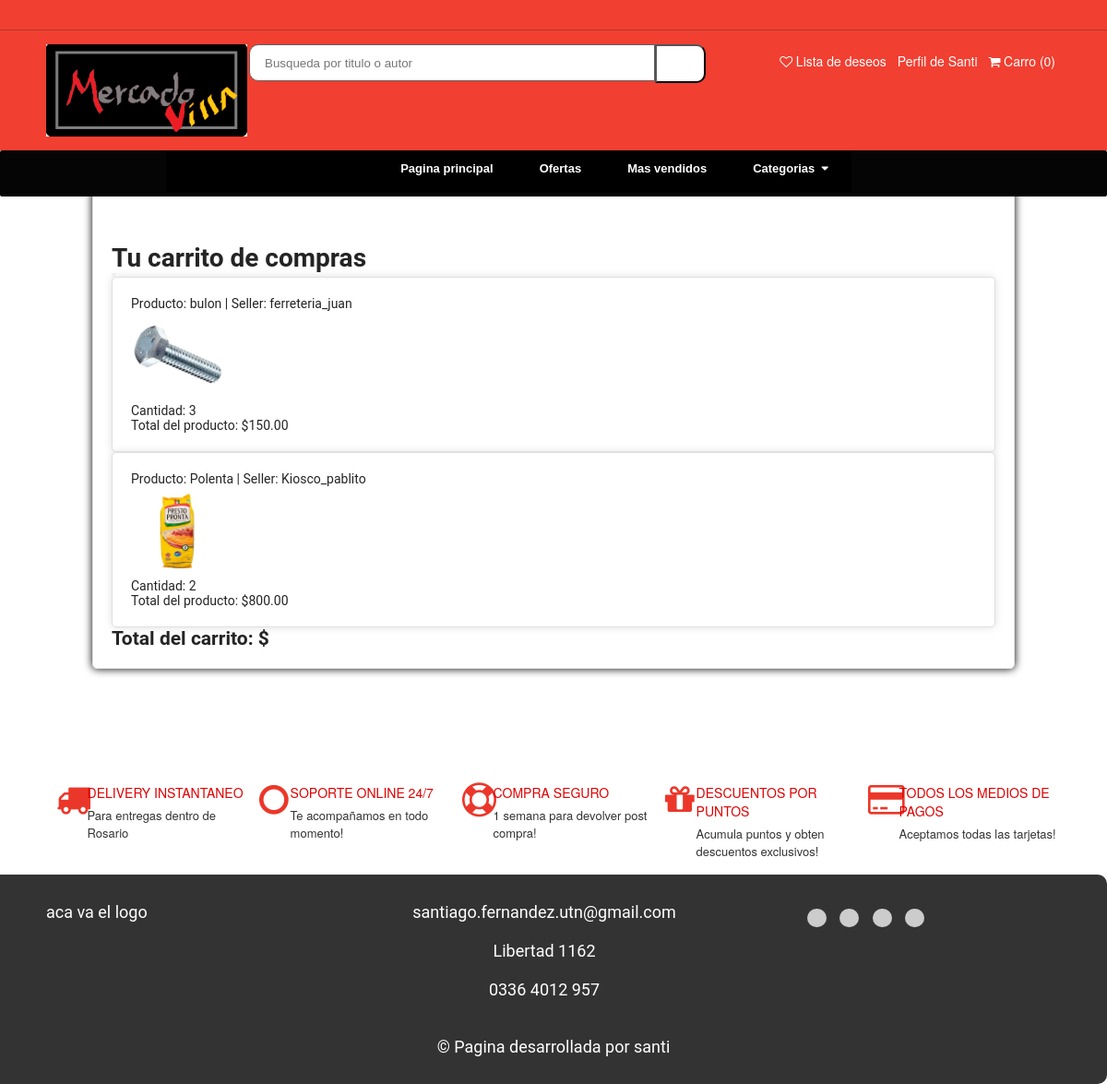
The page /cart/ (signed in) on the database as committed earlier.
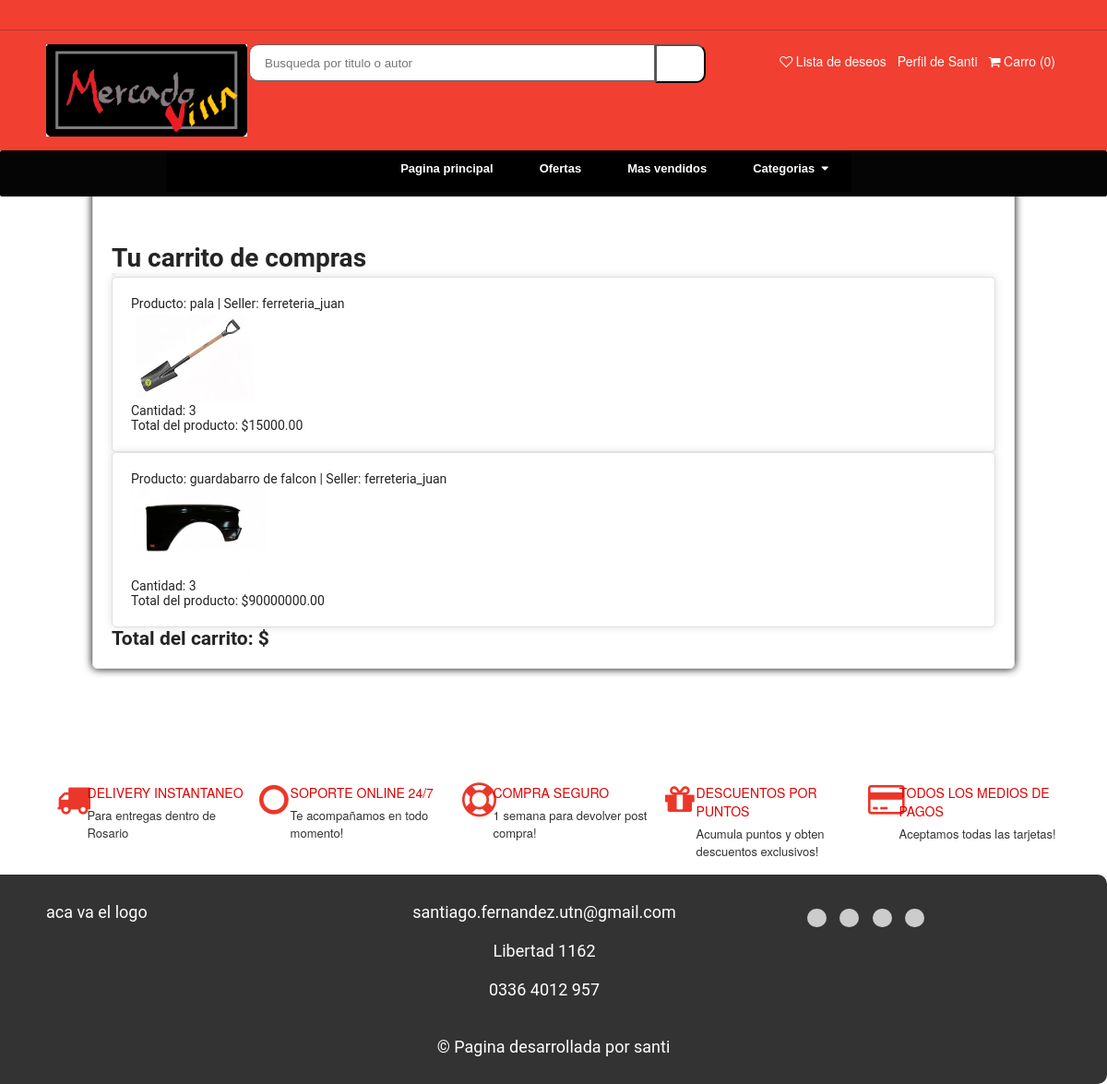
The same page on the database as committed later.
### clients/models.py (models this page shows)
class ClientModel(AbstractUser):
    cuit = models.CharField(max_length=11)
    business_line = models.CharField(choices=BusinessLineChoices.choices, max_length=128, default=BusinessLineChoices.OTROS.value)
    business_line_interes = models.CharField(choices=BusinessLineChoices.choices, max_length=128, default=BusinessLineChoices.OTROS.value)
    is_seller = models.BooleanField(default=False)
    is_buyer = models.BooleanField(default=True)
    state = models.CharField(max_length=128,blank = True, null = True)
    city = models.CharField(max_length=128,blank = True, null = True)
    postal_code = models.CharField(max_length = 4,blank = True, null = True)
    phone_number = models.CharField(max_length = 64)
    avatar = models.ImageField(upload_to="avatar", null = True, blank = True)

### cart/models.py (models this page shows, shortened)
class CartItem(models.Model):
    cart = models.ForeignKey(Cart, on_delete=models.CASCADE)  # Relación con el carrito
    product = models.ForeignKey(StockProduct, on_delete=models.CASCADE)
    quantity = models.PositiveIntegerField(default=1)
    @property
    def total_price(self):
        return self.quantity * self.product.price

### stock/models.py (models this page shows)
class StockProduct(models.Model):
    user = models.ForeignKey(ClientModel,on_delete=models.CASCADE,limit_choices_to={'is_seller': True})#si se elimina un cliente, se eliminan los productos cargados por el
    business_line = models.CharField(choices=BusinessLineChoices.choices, max_length=128, default=BusinessLineChoices.OTROS.value)
    quantity_stock = models.PositiveIntegerField()
    price = models.DecimalField(max_digits=10, decimal_places=2)
    name_product = models.CharField(max_length=140)
    description = models.TextField(max_length=1200)
    imagen = models.ImageField(upload_to="productos", null = True)
    code_product = models.CharField(max_length=10,  primary_key=True)
    expiration = models.DateTimeField(null = True, default=None)
    class Meta:
        unique_together = ("user","code_product")#cualquier relacion entre cliente y codigo tiene que ser unica
    def __str__(self):
        return f"{self.name_product} | Seller:  {self.user} "

### cart/views.py (the view, shortened to what this page needs)
# urls.py: path('', CartView.as_view(), name='cart'),
class CartView(View):
    def get(self, request):
        cart, _ = Cart.objects.get_or_create(user=request.user)
        context = {
            'cart': cart,
        }
        return render(request, "cart.html", context)

### templates/cart.html (shortened to what this page needs)
{% extends "home.html" %}
{% block content %}
<div class="cart">
    <h1>Tu carrito de compras</h1>
    <form action="{% url 'cart' %}" method="POST">
        <button type="submit" name="clear_cart"></button>
    </form>
    {% for item in cart.cartitem_set.all %}
    <div class="cart-item">
    <p>Producto: {{ item.product }}</p>
    <img class="product-img" src="{{ item.product.imagen.url }}">
    <p>Cantidad: {{ item.quantity }}</p>
    <p>Total del producto: ${{ item.total_price }}</p>
    </div>
    {% endfor %}
    <h2>Total del carrito: $ {{ cart.total_price }}</h2>
</div>
{% endblock %}

### templates/home.html (shortened to what this page needs)
<html>
  <head>
    {% load static %}
    <link rel="stylesheet" href="https://cdnjs.cloudflare.com/ajax/libs/font-awesome/4.7.0/css/font-awesome.min.css">
    <link rel="stylesheet" href="{% static 'css/home.css' %}" type="text/css" />
    <link rel="stylesheet" href="{% static 'css/user.css' %}" type="text/css" />
    <link rel="stylesheet" href="{% static 'css/cart.css' %}" type="text/css" />
    <link rel="stylesheet" href="{% static 'css/publication.css' %}" type="text/css" />
    {% load humanize %}
  </head>
  <body>
    <div class="width-100 top-header">
      <div class="container-word">
        <div class="word-slide">
        </div>
      </div>
    </div>
    <div class="width-100 search-panel">
      <div class="container">
        <div class="width-20">
          <img src="../static/img/mercadovilla logo.png" class="product-img"
            alt="[Logotipo]">
        </div>
        <div class="width-50">
          <input class="search-textbox" type="text"
            Placeholder="Busqueda por titulo o autor">
          <button class="search-button">
          </button>
        </div>
        <div class="width-30">
          <ul class="cart-sect">
            <li>
              <i class="fa fa-heart-o" aria-hidden="true"></i>
              <a class="head1mr" href="#">Lista de deseos </a>
            </li>
            {% if user.is_authenticated %}
            <li>
              <a href="/user/">Perfil de {{ user.username |capfirst }}</a>
            </li>
            {% else %}
            <li>
              <i class="fa fa-user-circle-o" aria-hidden="true"></i>
              <a href="/login/"> Iniciar sesion </a>
            </li>
            {% endif %}
            <li>
              <i class="fa fa-shopping-cart" aria-hidden="true"></i>
              <a href="{%url 'cart'%}"> Carro (0)</a>
            </li>
          </ul>
        </div>
      </div>
    </div>
    <div class="ftl_menu">
      <div class="content-navbar">
        <ul id="navbar" class="options-navbar">
          <li>
            <a href="/web/">                     </a>
          </li>
          <li>
            <a href="/web/">            </a>
          </li>
          <li>
            <a href="/web/">Pagina principal</a>
          </li>
          <li>
            <a href="#">Ofertas</a>
          </li>
          <li>
            <a href="#">Mas vendidos</a>
          </li>
          <li><a href="#">Categorias &nbsp;<i class="fa fa-caret-down"></i></a>
            <ul>
            </ul>
          </li>
        </ul>
      </div>
    </div>
    {% block content %}
    {% endblock content %}
    <div class="width-100 margin-top-50 feature-sect">
      <div class="container">
        <div class="width-20 featured-padding">
          <div class="featured-border">
            <div class="width-20 featured-content">
              <i class="fa fa-truck" aria-hidden="true"></i>
            </div>
            <div
              class="width-80 featured-content margin-top-8">
              <h4>Delivery Instantaneo</h4>
              <p>Para entregas dentro de Rosario</p>
            </div>
          </div>
        </div>
        <div class="width-20">
          <div class="featured-border">
            <div class="featured-bord">
              <div class="width-20 featured-content">
                <i class="fa fa-circle-o"
                  aria-hidden="true"></i>
              </div>
              <div
                class="width-80 featured-content margin-top-8">
                <h4>Soporte Online 24/7</h4>
                <p>Te acompañamos en todo momento! </p>
              </div>
            </div>
          </div>
        </div>
        <div class="width-20">
          <div class="featured-border">
            <div class="width-20 featured-content">
              <i class="fa fa-life-ring"
                aria-hidden="true"></i>
            </div>
            <div
              class="width-80 featured-content margin-top-8">
              <h4>Compra seguro</h4>
              <p>1 semana para devolver post compra!</p>
            </div>
          </div>
        </div>
        <div class="width-20">
          <div class="featured-border">
            <div class="width-20 featured-content">
              <i class="fa fa-gift" aria-hidden="true"></i>
            </div>
            <div
              class="width-80 featured-content margin-top-8">
              <h4>Descuentos por puntos</h4>
              <p>Acumula puntos y obten descuentos
                exclusivos!</p>
            </div>
          </div>
        </div>
        <div class="width-20">
          <div class="featured-border">
            <div class="width-20 featured-content">
              <i class="fa fa-credit-card"
                aria-hidden="true"></i>
            </div>
            <div
              class="width-80 featured-content margin-top-8">
              <h4>Todos los medios de pagos</h4>
              <p>Aceptamos todas las tarjetas!</p>
            </div>
          </div>
        </div>
      </div>
    </div>
    <footer class="footer">
      <div class="container">
        <div class="footer-content">
          <div class="footer-logo">
            aca va el logo
          </div>
          <div class="footer-links">
            <ul class="footer-menu">
              <li><a href="#">santiago.fernandez.utn@gmail.com</a></li><br><br>
              <li><a href="#">Libertad 1162</a></li><br><br>
              <li><a href="#">0336 4012 957</a></li><br><br>
            </ul>
          </div>
          <div class="footer-social">
            <ul class="social-icons">
              <li>
                <button type="button"
                  class="icon-button"
                  id="python-button" data-lang="python">
                  </button>
              </li>
              <li>
                <button type="button"
                  class="icon-button"
                  id="python-button" data-lang="python">
                  </button>
              </li>
              <li>
                <button type="button"
                  class="icon-button"
                  id="python-button" data-lang="python">
                  </button>
              </li>
              <li><button type="button"
                  class="icon-button"
                  id="python-button" data-lang="python">
                  </button>
              </li>
            </ul>
          </div>
        </div>
        <div class="footer-bottom">
          <p>&copy; Pagina desarrollada por santi</p>
        </div>
      </div>
    </footer>
  </body>
</html>

### static/css/home.css (style rules this page uses)
html, body { font-family: Roboto, sans-serif, arial; font-size: 14px; color: #242424; font-weight: 400; }
html { -webkit-text-size-adjust: 100%; -ms-text-size-adjust: 100%; font-size: 10px; -webkit-tap-highlight-color: transparent }
* { margin: 0px; padding: 0px; -webkit-box-sizing: border-box; -moz-box-sizing: border-box; box-sizing: border-box; margin: 0; padding: 0; outline: 0 }
.container { width: 1150px; margin: 0px auto; display: table; }
.width-100 { width: 100%; float: left; }
.width-50 { width: 50%; float: left; }
.width-80 { width: 80%; float: left; }
.width-30 { width: 30%; float: left; }
.width-20 { width: 20%; float: left; }
.ftl_menu { width: 100%; height: 50px; margin: 0px auto; margin-bottom: 50px; padding: 0px 180px; float: left; background: #050505; border-radius: 2px; font-family: 'Lucida Sans', 'Lucida Sans Regular', 'Lucida Grande', 'Lucida Sans Unicode', Geneva, Verdana, sans-serif; }
#navbar li, #navbar li a { background: #000000; float: left; position: relative; }
#navbar li, #navbar li a, .ftl_menu { position: relative; }
.options-navbar { justify-content: center; }
#navbar li a, #navbar ul li a { font-weight: 700; font-style: normal; }
#navbar, #navbar ul { list-style: none; margin: 0; padding: 0; position: relative }
#navbar { height: 45px; left: 0; overflow: hidden; top: 0 }
#navbar li { z-index: 10 }
#navbar li a { color: #ffffff; display: block; font-size: 13px; height: 45px; line-height: 40px; padding: 0 25px; text-decoration: none; z-index: 20 }
#navbar li:first-child a { padding-left: 35px }
#navbar ul, #navbar ul li { width: 180px }
#navbar ul { height: auto; padding: 10px 2px; position: absolute; top: -120px; z-index: 1; border-radius: 2px; -moz-border-radius: 2px; -webkit-border-radius: 2px; transition: .4s ease-in-out; -moz-transition: .4s ease-in-out; -o-transition: .4s ease-in-out; -webkit-transition: all .4s ease-in-out; }
.word-slide { white-space: nowrap; overflow: hidden; }
.container-word { width: 100%; }
.top-header { background: #f13f31; padding: 8px 0px; border-bottom: 1px solid #3131315e; }
.search-panel { background: #f13f31; padding: 15px 0px; }
.search-textbox { padding-left: 16px; height: 40px; width: 80%; border: 1px solid #636060; border-radius: 10px 0px 0px 10px; float: left; }
.search-button { height: 42px; width: 55px; border-radius: 0px 10px 10px 0px; background: rgb(255, 255, 255); float: left; }
.cart-sect { list-style: none; float: right; margin-top: 8px; }
.cart-sect li { float: left; padding: 0px 6px; }
.cart-sect li a { font-size: 14px; color: #ffffff; font-family: "Helvetica Neue", "Helvetica", "Arial", "sans-serif"; text-decoration: none; }
.cart-sect li i { font-size: 14px; color: #ffffff; }
.product-img { width: auto; height: 100px; }
.featured-content i { font-size: 37px; padding: 7px 0 0 10px; color: #eb372a; }
.featured-content h4 { color: #e00000; font-size: 14px; margin: 0 0 5px; text-transform: uppercase; font-weight: 500; font-family: "Helvetica Neue", "Helvetica", "Arial", "sans-serif"; }
.featured-content p { font-size: 13px; color: #333333; font-family: "Helvetica Neue", "Helvetica", "Arial", "sans-serif"; }
.margin-top-8 { margin-top: 8px; }
.featured-border { border: 1px solid #ffffff; width: 100%; float: left; padding: 15px 0px; }
* { box-sizing: border-box; margin: 0; padding: 0; }
.footer { font-size: 18px; width: 100%; background-color: #333; color: #fff; padding: 30px 0; border-radius: 0px 10px 10px 0px; position: relative; display: flex; align-items: center; justify-content: center; }
.container { width: 100%; margin: 0 auto; padding: 0 50px; }
.footer-content { display: grid; grid-template-columns: 25% 50% 25%; }
.footer-menu { list-style: none; padding: 0; margin: 0; text-align: center; }
.footer-menu li { display: inline-block; margin-right: 20px; }
.footer-menu a { color: #fff; text-decoration: none; }
.social-icons { list-style: none; padding: 0; margin: 0; }
.icon-button { background-color: #ccc; border: 1px; border-radius: 100px; border-color: rgb(7, 7, 7); padding: 10px; cursor: pointer; font-size: 10px; transition: background-color 0.5s ease; }
.social-icons li { display: inline-block; margin-right: 10px; }
.social-icons li:last-child { margin-right: 0; }
.footer-bottom { margin-top: 20px; text-align: center; }
.footer-bottom p { margin: 0; }

Rows that differ between the two databases and show on the page:
removed CartItem: product "bulon | Seller: ferreteria_juan", product.imagen (picture), quantity "3", total_price "150.00"
removed CartItem: product "Polenta | Seller: Kiosco_pablito", product.imagen (picture), quantity "2", total_price "800.00"
added CartItem: product "pala | Seller: ferreteria_juan", product.imagen (picture), quantity "3", total_price "15000.00"
added CartItem: product "guardabarro de falcon | Seller: ferreteria_juan", product.imagen (picture), quantity "3", total_price "90000000.00"
